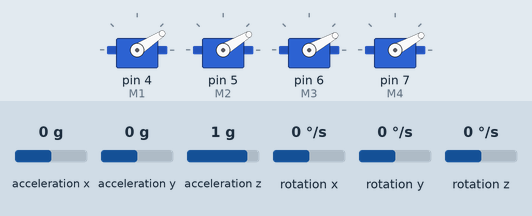
Recording of a sketch running on a simulated Arduino Uno, built with avr-gcc and run on an emulated ATmega328P. Parts: 4 × servo. Wiring (inferred from the names in the program): MPU-6050 motion sensor at I2C address 0x68. The test bench sets the inputs (shaded band); at power-on: acceleration x 0 g, acceleration y 0 g, rotation x 0 °/s, acceleration z 1 g, rotation y 0 °/s, rotation z 0 °/s. What the sketch prints to the serial monitor is not drawn.

Above: at 16.3 s.
16.4 s: acceleration x set to 0.8 g
At 16.69 s:
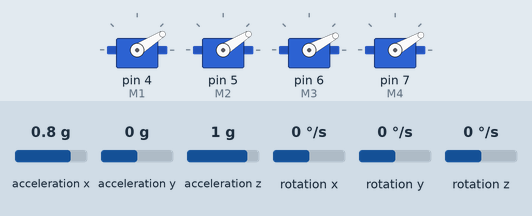
19.4 s: acceleration y set to -1.4 g
At 19.82 s:
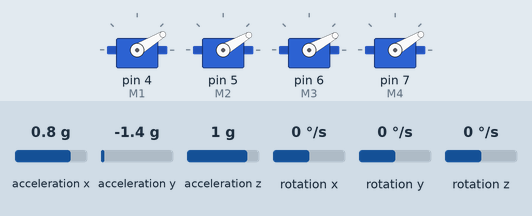
22.4 s: rotation x set to -192 °/s
At 22.52 s:
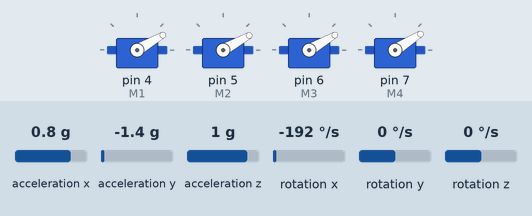
Timing chart, 0 to 25.4 s (numbered marks = the images above; inputs shaded):
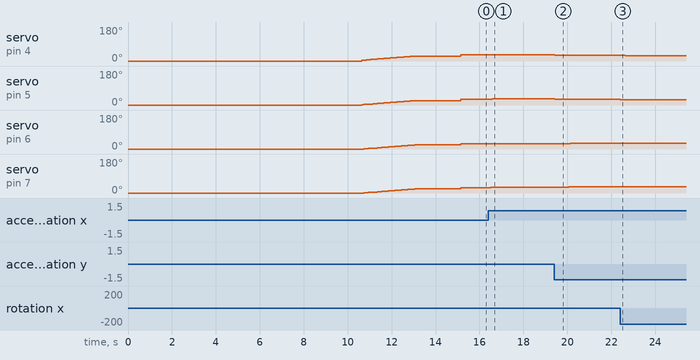

Measured:
- after the input at 16.4 s, servo on pin 4 (M1): 33° → 32° after 0.12 s; servo on pin 5 (M2): 31° → 32° after 0.18 s; servo on pin 6 (M3): 29° → 28° at once, → 27° 0.41 s later; servo on pin 7 (M4): 29° → 30° after 0.12 s
- after the input at 19.4 s, servo on pin 4 (M1): 32° → 31° at once, → 30° 0.62 s later; servo on pin 5 (M2): 32° → 31° at once, → 30° 0.16 s later; servo on pin 6 (M3): 27° → 28° at once, → 29° 0.15 s later, → 30° 0.58 s later; servo on pin 7 (M4): 30° → 31° at once, → 32° 0.62 s later
- after the input at 22.4 s, servo on pin 4 (M1): 30° → 29° after 0.23 s; servo on pin 5 (M2): 30° → 29° at once, → 28° 0.35 s later; servo on pin 6 (M3): 30° → 31° after 0.23 s; servo on pin 7 (M4): 32° → 33° after 0.23 s

The sketch:

Drone_EII.ino
```cpp
#include <Wire.h>
#include <Servo.h>
#include <math.h>

// axes
#define ROLL   0
#define PITCH  1
#define YAW    2

// periode boucle 250Hz
const unsigned long PERIODE_US = 4000UL;
const float DT = 0.004f;

// adresse MPU6050 et registres
#define MPU_ADRESSE    0x68
#define REG_PWR_MGMT   0x6B
#define REG_DLPF       0x1A
#define REG_GYRO_CFG   0x1B
#define REG_ACCEL_CFG  0x1C
#define REG_ACCEL_XOUT 0x3B
#define REG_GYRO_XOUT  0x43

// limites ESC en microsecodes
const int ESC_ARRET = 1000;
const int ESC_MIN   = 1120;
const int ESC_MAX   = 1300;
const int THROTTLE  = 1160;

Servo M1, M2, M3, M4;

// variables accelerometre
float accX, accY, accZ;
float accAngleRoll  = 0.0f;
float accAnglePitch = 0.0f;

// variables gyroscope
float vitRoll, vitPitch, vitYaw;
float biaisGyro[3] = {0.0f, 0.0f, 0.0f};

// angles filtres (filtre complementaire)
float angleFiltre[2] = {0.0f, 0.0f};

// gains PID
float Kp[2] = {0.20f, 0.20f};
float Ki[2] = {0.01f, 0.01f};
float Kd[2] = {0.005f, 0.005f};

// variables internes PID
float erreur[2]         = {0.0f, 0.0f};
float erreurPrev[2]     = {0.0f, 0.0f};
float erreurIntegral[2] = {0.0f, 0.0f};
float sortie[2]         = {0.0f, 0.0f};
float consigne[2]       = {0.0f, 0.0f};

// commandes moteurs
int cmdMoteur[4] = {ESC_ARRET, ESC_ARRET, ESC_ARRET, ESC_ARRET};

unsigned long timerBoucle = 0;

// prototypes
void  initMPU();
void  calibrationGyro();
void  lectureIMU();
void  filtreComplementaire();
void  calculPID();
void  mixageMoteurs();
void  arreterMoteurs();
void  monteeProg();
float limiter(float val, float minVal, float maxVal);


void setup() {
  Serial.begin(115200);

  Wire.begin();
  Wire.setClock(400000);

  initMPU();

  M1.attach(4, 1000, 2000);
  M2.attach(5, 1000, 2000);
  M3.attach(6, 1000, 2000);
  M4.attach(7, 1000, 2000);

  // armement ESC
  arreterMoteurs();
  delay(6000);

  Serial.println("calibration gyro... ne pas bouger");
  calibrationGyro();
  Serial.println("calibration ok");

  monteeProg();
  delay(2000);

  Serial.println("PID demarre");
  timerBoucle = micros();
}


void loop() {
  lectureIMU();
  filtreComplementaire();
  calculPID();
  mixageMoteurs();

  Serial.print("Roll: ");  Serial.print(angleFiltre[ROLL], 2);
  Serial.print("  Pitch: "); Serial.println(angleFiltre[PITCH], 2);

  while (micros() - timerBoucle < PERIODE_US);
  timerBoucle = micros();
}


// initialisation MPU6050 via registres I2C directs
// on active le DLPF a 44Hz pour filtrer les vibrations moteurs
// plage gyro : +/-500 deg/s  |  plage accel : +/-8g
void initMPU() {
  Wire.beginTransmission(MPU_ADRESSE);
  Wire.write(REG_PWR_MGMT);
  Wire.write(0x00);  // sortie du mode veille
  Wire.endTransmission();

  Wire.beginTransmission(MPU_ADRESSE);
  Wire.write(REG_DLPF);
  Wire.write(0x03);  // filtre passe-bas 44Hz
  Wire.endTransmission();

  Wire.beginTransmission(MPU_ADRESSE);
  Wire.write(REG_ACCEL_CFG);
  Wire.write(0x10);  // +/-8g
  Wire.endTransmission();

  Wire.beginTransmission(MPU_ADRESSE);
  Wire.write(REG_GYRO_CFG);
  Wire.write(0x08);  // +/-500 deg/s
  Wire.endTransmission();

  delay(250);
}


// calcul du biais gyroscope sur 3000 echantillons drone immobile
void calibrationGyro() {
  const int N = 3000;

  for (int i = 0; i < N; i++) {
    Wire.beginTransmission(MPU_ADRESSE);
    Wire.write(REG_GYRO_XOUT);
    Wire.endTransmission();
    Wire.requestFrom(MPU_ADRESSE, 6);

    int16_t gxB = Wire.read() << 8 | Wire.read();
    int16_t gyB = Wire.read() << 8 | Wire.read();
    int16_t gzB = Wire.read() << 8 | Wire.read();

    biaisGyro[ROLL]  += (float)gxB / 65.5f;
    biaisGyro[PITCH] += (float)gyB / 65.5f;
    biaisGyro[YAW]   += (float)gzB / 65.5f;

    delay(1);
  }

  biaisGyro[ROLL]  /= N;
  biaisGyro[PITCH] /= N;
  biaisGyro[YAW]   /= N;
}


// lecture accelerometre et gyroscope par acces direct aux registres
// formule angle accel a deux axes pour eviter singularite (amelioration vs promotion precedente)
void lectureIMU() {

  // accelerometre
  Wire.beginTransmission(MPU_ADRESSE);
  Wire.write(REG_ACCEL_XOUT);
  Wire.endTransmission();
  Wire.requestFrom(MPU_ADRESSE, 6);

  int16_t axB = Wire.read() << 8 | Wire.read();
  int16_t ayB = Wire.read() << 8 | Wire.read();
  int16_t azB = Wire.read() << 8 | Wire.read();

  accX = (float)axB / 4096.0f;
  accY = (float)ayB / 4096.0f;
  accZ = (float)azB / 4096.0f;

  accAngleRoll  = atan2f(accY, sqrtf(accX*accX + accZ*accZ)) * (180.0f / PI);
  accAnglePitch = atan2f(accX, sqrtf(accY*accY + accZ*accZ)) * (180.0f / PI);

  // gyroscope
  Wire.beginTransmission(MPU_ADRESSE);
  Wire.write(REG_GYRO_XOUT);
  Wire.endTransmission();
  Wire.requestFrom(MPU_ADRESSE, 6);

  int16_t gxB = Wire.read() << 8 | Wire.read();
  int16_t gyB = Wire.read() << 8 | Wire.read();
  int16_t gzB = Wire.read() << 8 | Wire.read();

  vitRoll  = (float)gxB / 65.5f - biaisGyro[ROLL];
  vitPitch = (float)gyB / 65.5f - biaisGyro[PITCH];
  vitYaw   = (float)gzB / 65.5f - biaisGyro[YAW];
}


// filtre complementaire : 98% gyro + 2% accelerometre
// le gyro est reactif mais derive, l accel est stable mais bruite
void filtreComplementaire() {
  angleFiltre[ROLL]  = 0.98f * (angleFiltre[ROLL]  + vitRoll  * DT) + 0.02f * accAngleRoll;
  angleFiltre[PITCH] = 0.98f * (angleFiltre[PITCH] + vitPitch * DT) + 0.02f * accAnglePitch;
}


// correcteur PID sur Roll et Pitch
// correction bug promotion precedente : integral = += erreur*DT (pas += integral)
void calculPID() {
  for (int axe = ROLL; axe <= PITCH; axe++) {
    erreur[axe] = consigne[axe] - angleFiltre[axe];

    erreurIntegral[axe] += erreur[axe] * DT;
    erreurIntegral[axe]  = limiter(erreurIntegral[axe], -50.0f, 50.0f);  // anti-windup

    float deltaErr = (erreur[axe] - erreurPrev[axe]) / DT;
    erreurPrev[axe] = erreur[axe];

    sortie[axe] = Kp[axe] * erreur[axe]
                + Ki[axe] * erreurIntegral[axe]
                + Kd[axe] * deltaErr;

    sortie[axe] = limiter(sortie[axe], -100.0f, 100.0f);
  }
}


// mixage configuration X
// M1/M2 ont des offsets pour compenser le desequilibre de poussee mesure
void mixageMoteurs() {
  cmdMoteur[0] = (int)(THROTTLE - sortie[ROLL] + sortie[PITCH] + 25);
  cmdMoteur[1] = (int)(THROTTLE - sortie[ROLL] - sortie[PITCH] + 10);
  cmdMoteur[2] = (int)(THROTTLE + sortie[ROLL] + sortie[PITCH]);
  cmdMoteur[3] = (int)(THROTTLE + sortie[ROLL] - sortie[PITCH]);

  for (int i = 0; i < 4; i++)
    cmdMoteur[i] = (int)limiter((float)cmdMoteur[i], (float)ESC_MIN, (float)ESC_MAX);

  M1.writeMicroseconds(cmdMoteur[0]);
  M2.writeMicroseconds(cmdMoteur[1]);
  M3.writeMicroseconds(cmdMoteur[2]);
  M4.writeMicroseconds(cmdMoteur[3]);
}


void arreterMoteurs() {
  M1.writeMicroseconds(ESC_ARRET);
  M2.writeMicroseconds(ESC_ARRET);
  M3.writeMicroseconds(ESC_ARRET);
  M4.writeMicroseconds(ESC_ARRET);
}


// montee progressive avant de lancer le PID
void monteeProg() {
  for (int v = ESC_ARRET; v <= ESC_MIN; v += 5) {
    M1.writeMicroseconds(v + 25);
    M2.writeMicroseconds(v + 10);
    M3.writeMicroseconds(v);
    M4.writeMicroseconds(v);
    delay(100);
  }
}


float limiter(float val, float minVal, float maxVal) {
  if (val < minVal) return minVal;
  if (val > maxVal) return maxVal;
  return val;
}
```
